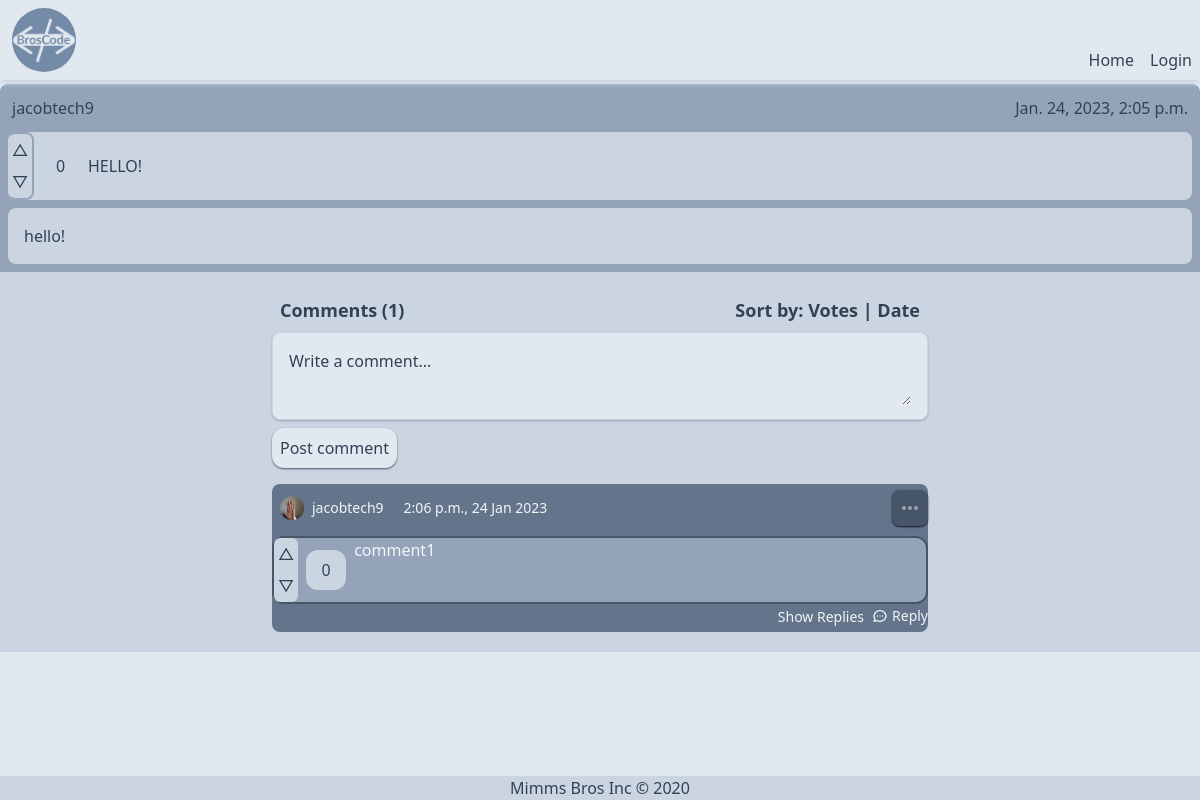
/1/post/, run on an earlier commit of the app's database.
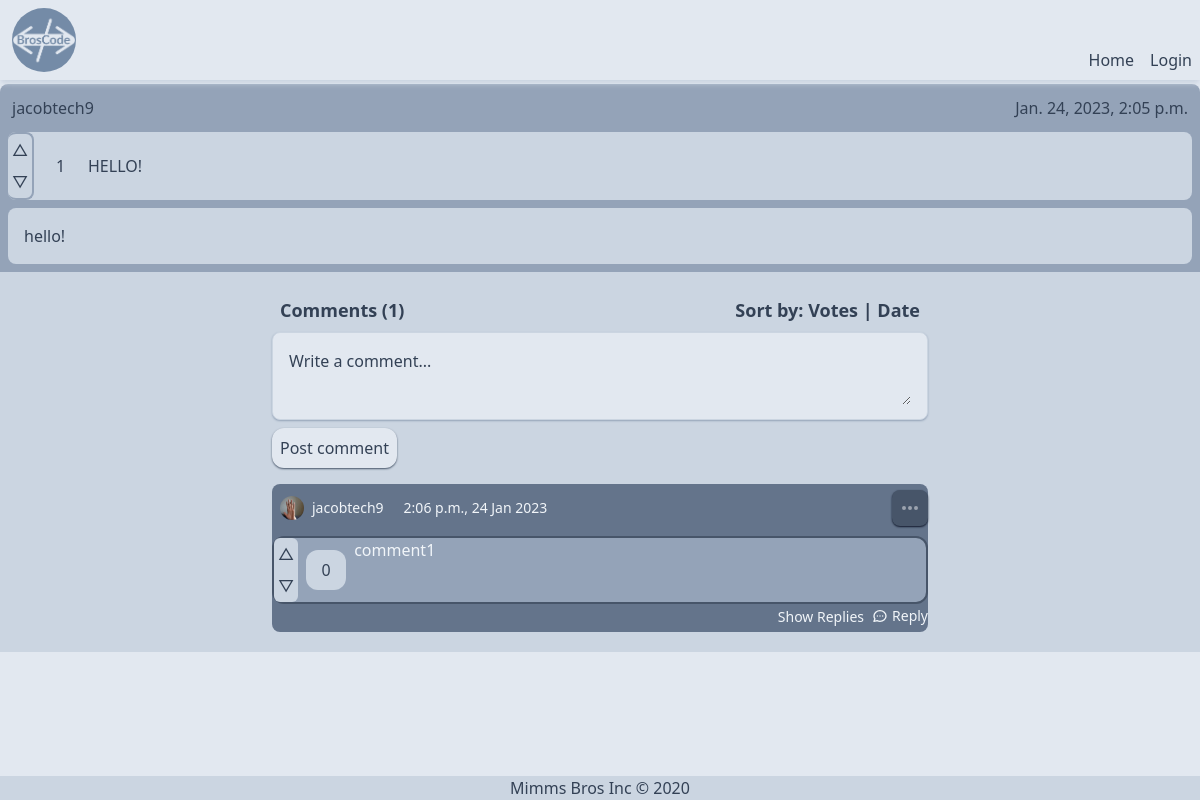
And on a later commit of the database.
### blog/models.py (models this page shows, shortened)
class Post(models.Model):
    author = models.ForeignKey(User, on_delete=models.CASCADE)
    title = models.CharField(max_length=100)
    content = models.TextField()
    created_at = models.DateTimeField(auto_now_add=True)
    updated_at = models.DateTimeField(auto_now=True)
    votes = models.IntegerField(default=0)
    users_upvoted = models.ManyToManyField(User, blank=True, related_name='users_upvoted_post')
    users_downvoted = models.ManyToManyField(User, blank=True, related_name='users_downvoted_post')

class User(AbstractUser):
    email = models.EmailField(max_length=254, unique=True, blank=False, null=False)
    friends = models.ManyToManyField('self', blank=True)
    profile_picture = models.ImageField(upload_to='images/', default='images/default.jpg', blank=True, null=True)

### blog/views.py (the view)
# urls.py: path('<int:pk>/post/', views.post, name='post'),
def post(request, pk):
    post = get_object_or_404(Post, pk=pk)
    comments = Comment.objects.filter(post=post).filter(parent_comment=None).order_by('-created_at')
    return render(request, 'blog/post.html', {'post': post, 'comments': comments, 'user': request.user})

### blog/templatetags/custom_tags.py (called while the page is built)
@register.simple_tag
def contains_obj(container, field, obj, success, failure):
    if not container:
        return failure
    if obj in getattr(container,field).all():
        return success
    else:
        return failure

@register.filter
def order_by(queryset, args):
    args = [x.strip() for x in args.split(',')]
    return queryset.order_by(*args)

### blog/templates/blog/post.html (shortened to what this page needs)
{% extends "blog/base.html" %}
{% load static tailwind_tags %}
{% load crispy_forms_tags %}
{% load custom_tags %}
    {% block content %}
    <div class="flex justify-center">
        <div id="post-content" class="w-full flex flex-col justify-center bg-slate-400 p-2 rounded-t-lg content-center align-middle">
            <div class="flex flex-row justify-between align-middle text-center content-center">
                <a href="{% url 'blog:profile' post.author.pk %}" class="rounded-lg hover:bg-slate-500 hover:text-slate-200 p-1">
                    {{post.author.username}}</a>
                <span class="p-1">
                    {{post.created_at}}
                </span>
            </div>
            <div class="w-full rounded-lg h-full flex my-2 items-center bg-slate-300 text-accent-darkest">
                <div class="h-min w-8">
                    <button class="p-1  border-r-2 border-t-2 border-slate-400 rounded-t-lg bg-slate-300 hover:bg-slate-400 active:bg-slate-500" id="up{{post.id}}" onclick=vote('up','post','{{post.id}}','{{csrf_token}}')>
                        {% if user in post.users_upvoted.all %}
                            ▲
                        {% else %}
                            △
                        {% endif %}
                    </button>
                    <button class="p-1  border-r-2 border-b-2 border-slate-400 rounded-b-lg bg-slate-300 hover:bg-slate-400 active:bg-slate-500" id="down{{post.id}}" onclick=vote('down','post','{{post.id}}','{{csrf_token}}')>
                        {% if user in post.users_downvoted.all %}
                            ▼
                        {% else %}
                            ▽
                        {% endif %}
                    </button>
                </div>
                <div class="flex align-middle">
                    <div class="flex flex-col ml-4 w-4 justify-center " id="votes{{post.id}}">
                        {{post.votes}}
                    </div>
                    <span class=" hover:bg-slate-300 rounded-full m-2 p-2">
                        {{ post.title | upper }}
                    </span>
                </div>
            </div>
            <div class="p-4 bg-slate-300 rounded-lg">
                {{post.content}}
            </div>
        </div>
    </div>
    <section class="bg-slate-300 text-slate-700 sm:py-2 md:py-4">
        <div class="max-w-2xl mx-auto px-2">
            <div class="flex justify-between">
                <h2 id="comment-count" class="text-md lg:text-lg font-bold p-2">Comments ({{comments.count}})</h2>
                <h3 class="text-md lg:text-lg font-bold p-2">Sort by: <a class="hover:cursor-pointer" onclick=sort("votes")>Votes</a> | <a  class="hover:cursor-pointer" onclick=sort("created_at")>Date</a></h3>
            </div>
            <div class="mb-4" id="fake-form">
                <div class="py-2 px-4 mb-2 rounded-lg rounded-t-lg border bg-slate-200 border-slate-300 shadow-sm shadow-slate-400">
                    <textarea id="comment-text-area" name="comment" rows="2" class="px-0 w-full border-0 focus:ring-0 focus:outline-none bg-slate-200 placeholder-slate-700" placeholder="Write a comment..." required></textarea>
                </div>
                <button onclick=comment('{{post.id}}','{{csrf_token}}') type="submit" value="comment" class="bg-slate-200 hover:bg-slate-400 rounded-xl p-2 shadow-sm shadow-slate-600 active:shadow-sm">
                    Post comment
                </button>
            </div>
            <div id="comment-section">
                {% include "blog/comment_list.html" %}
            </div>
        </div>
      </section>
    {% endblock %}

What changed in the data, as far as the page shows it:
changed Post "HELLO!": votes "0" → "1"
